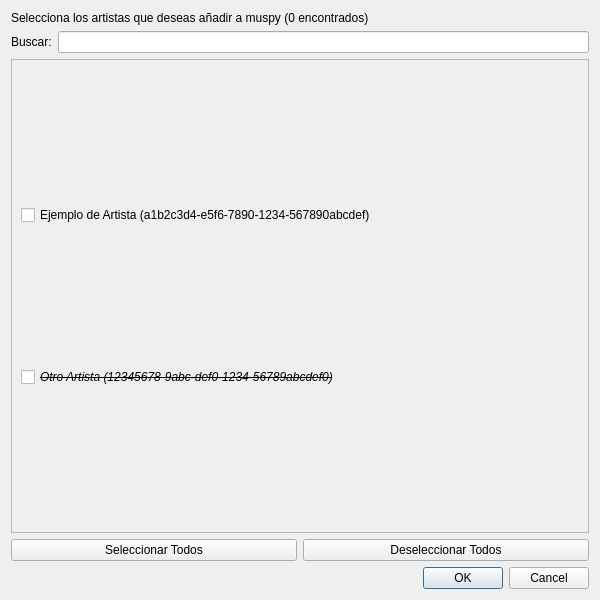
<?xml version="1.0" encoding="UTF-8"?>
<ui version="4.0">
 <class>ArtistSelectionDialog</class>
 <widget class="QDialog" name="ArtistSelectionDialog">
  <property name="geometry">
   <rect>
    <x>0</x>
    <y>0</y>
    <width>600</width>
    <height>600</height>
   </rect>
  </property>
  <property name="minimumSize">
   <size>
    <width>600</width>
    <height>600</height>
   </size>
  </property>
  <property name="windowTitle">
   <string>Seleccionar Artistas</string>
  </property>
  <layout class="QVBoxLayout" name="verticalLayout">
   <item>
    <widget class="QLabel" name="info_label">
     <property name="text">
      <string>Selecciona los artistas que deseas añadir a muspy (0 encontrados)</string>
     </property>
    </widget>
   </item>
   <item>
    <layout class="QHBoxLayout" name="search_layout">
     <item>
      <widget class="QLabel" name="search_label">
       <property name="text">
        <string>Buscar:</string>
       </property>
      </widget>
     </item>
     <item>
      <widget class="QLineEdit" name="search_input"/>
     </item>
    </layout>
   </item>
   <item>
    <widget class="QScrollArea" name="scroll_widget">
     <property name="widgetResizable">
      <bool>true</bool>
     </property>
     <widget class="QWidget" name="scroll_area">
      <property name="geometry">
       <rect>
        <x>0</x>
        <y>0</y>
        <width>580</width>
        <height>463</height>
       </rect>
      </property>
      <layout class="QVBoxLayout" name="scroll_layout">
       <item>
        <widget class="QCheckBox" name="example_artist">
         <property name="text">
          <string>Ejemplo de Artista (a1b2c3d4-e5f6-7890-1234-567890abcdef)</string>
         </property>
         <property name="checkable">
          <bool>true</bool>
         </property>
         <property name="checked">
          <bool>false</bool>
         </property>
        </widget>
       </item>
       <item>
        <widget class="QCheckBox" name="example_artist_2">
         <property name="font">
          <font>
           <italic>true</italic>
           <strikeout>true</strikeout>
          </font>
         </property>
         <property name="text">
          <string>Otro Artista (12345678-9abc-def0-1234-56789abcdef0)</string>
         </property>
         <property name="checkable">
          <bool>true</bool>
         </property>
         <property name="checked">
          <bool>false</bool>
         </property>
        </widget>
       </item>
      </layout>
     </widget>
    </widget>
   </item>
   <item>
    <layout class="QHBoxLayout" name="button_layout">
     <item>
      <widget class="QPushButton" name="action_select_all">
       <property name="text">
        <string>Seleccionar Todos</string>
       </property>
      </widget>
     </item>
     <item>
      <widget class="QPushButton" name="action_deselect_all">
       <property name="text">
        <string>Deseleccionar Todos</string>
       </property>
      </widget>
     </item>
    </layout>
   </item>
   <item>
    <widget class="QDialogButtonBox" name="buttonBox">
     <property name="standardButtons">
      <set>QDialogButtonBox::StandardButton::Cancel|QDialogButtonBox::StandardButton::Ok</set>
     </property>
    </widget>
   </item>
  </layout>
 </widget>
 <resources/>
 <connections/>
</ui>
